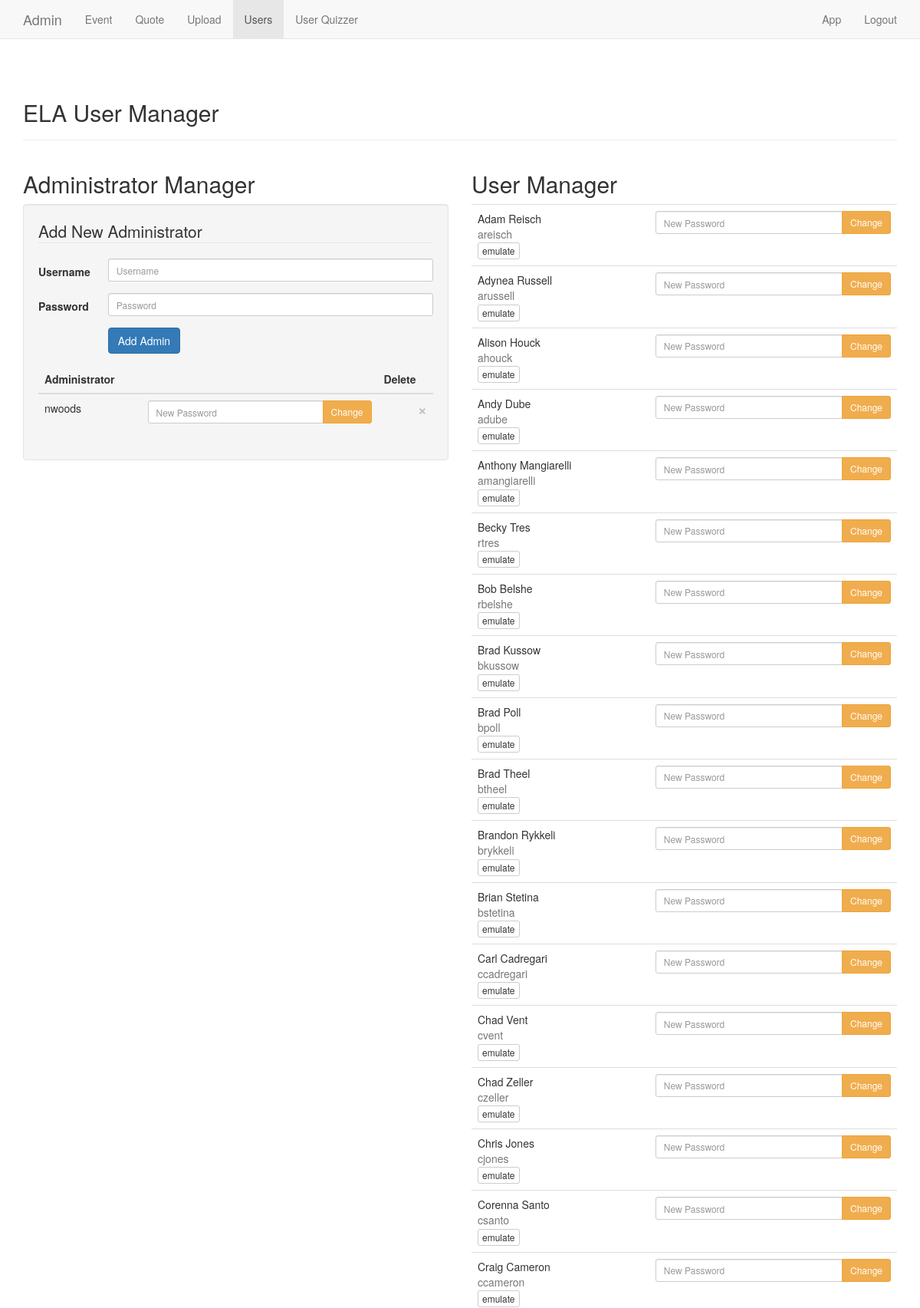
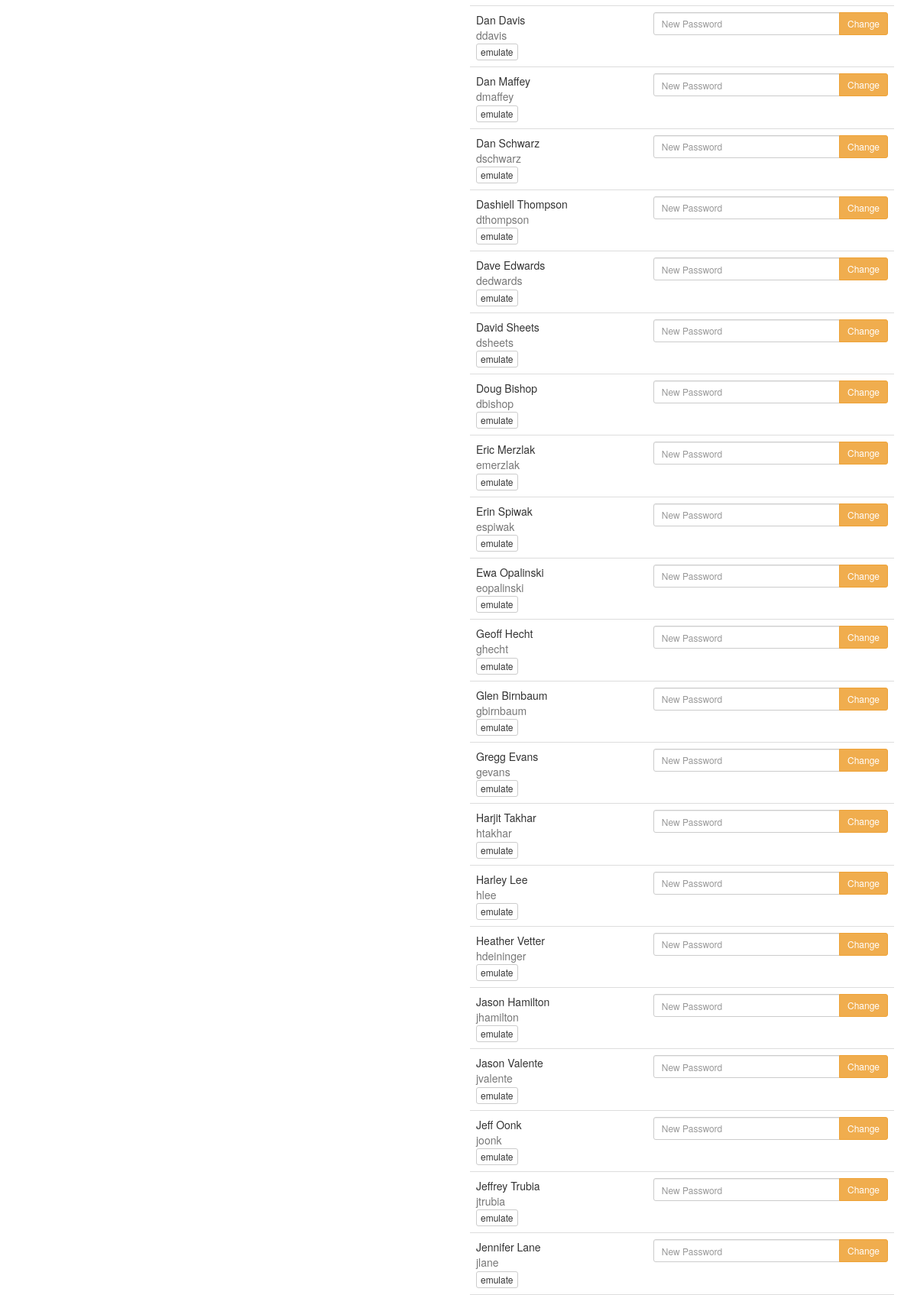
The app's page /admin/users.php (signed in, upper part) with its own data (2 pictures, top to bottom).
### tables this page shows
CREATE TABLE "user" (
'accountno' TEXT PRIMARY KEY NOT NULL,
'first' TEXT,
'last' TEXT,
'company' TEXT,
'title' TEXT,
'city' TEXT,
'state' TEXT,
'bio' TEXT,
'gradYear' TEXT,
'phone' TEXT,
'email' TEXT,
'user' TEXT,
'pass' TEXT
, 'img' TEXT);

### admin/admin.class.php (called while the page is built, shortened)
<?php
function to_path() { return realpath(implode(DIRECTORY_SEPARATOR, func_get_args())); }
class Admin {
	function __construct() {
		$this->db = new PDO('sqlite:' . to_path(__DIR__, '..', 'db.sqlite3'));
	}
	public function requiresAdmin($redirect = true) {
		$test = isset($_SESSION['admin']);
		return $test;
	}
	public function getUsers() {
		return $this->db->query("SELECT * FROM user ORDER BY first, last;")->fetchAll(PDO::FETCH_ASSOC);
	}
	public function getAdmins() {
		return $this->db->query("SELECT admin, user FROM admin;")->fetchAll( PDO::FETCH_ASSOC );
	}
}
$admin = new Admin();

### admin/users.php (the view, shortened to what this page needs)
<?php
	require_once('admin.class.php');
	$admin->requiresAdmin();
	$admins = $admin->getAdmins();
	$users = $admin->getUsers();
?>
<div class="page-header clearfix">
	<h2>ELA User Manager</h2>
</div>
<div class="row">
	<div class="col-md-6">
		<h2>Administrator Manager</h2>
		<div class="well">
			<form role="form" method="post" class="form-horizontal" action="users.php">
				<fieldset>
					<legend>Add New Administrator</legend>
					<div class="form-group">
						<label for="user" class="col-sm-2 control-label">Username</label>
						<div class="col-sm-10">
							<input type="text" class="form-control input-sm" id="user" placeholder="Username" name="user" required>
						</div>
					</div>
					<div class="form-group">
						<label for="pass" class="col-sm-2 control-label">Password</label>
						<div class="col-sm-10">
							<input type="password" class="form-control input-sm" id="pass" placeholder="Password" name="pass" required>
						</div>
					</div>
					<div class="form-group">
						<div class="col-sm-offset-2 col-sm-10">
							<button type="submit" class="btn btn-primary" name="action" value="add-admin">Add Admin</button>
						</div>
					</div>
				</fieldset>
			</form>
			<table class="table">
				<thead>
					<tr>
						<th>Administrator</th>
						<th></th>
						<th>Delete</td>
					</tr>
				</thead>
				<tbody>
					<?php foreach ($admins as $admin): ?>
						<tr>
							<td>
								<?php echo $admin['user']; ?>
							</td>
							<td>
								<form method="post" action="users.php">
									<div class="input-group">
										<input type="password" name="pass" placeholder="New Password" class="form-control input-sm" required>
										<span class="input-group-btn">
											<button type="submit" name="action" value="pw-admin" class="btn btn-warning btn-sm">Change</button>
										</span>
									</div>
								</form>
							</td>
							<td>
								<form method="post" action="users.php">
									<button type="submit" name="action" value="rem-admin" class="close" aria-hidden="true">&times;</button>
								</form>
							</td>
						</tr>
					<?php endforeach; ?>
				</tbody>
			</table>
		</div>
	</div>
	<div class="col-md-6">
		<h2>User Manager</h2>
		<table class="table">
			<tbody>
				<?php foreach ($users as $user): ?>
					<tr>
						<td>
							<?php echo $user['first'] . ' ' . $user['last']; ?><br/>
							<span class="text-muted"><?php echo $user['user']; ?></span>
							<form method="post" action="users.php">
								<input type="submit" name="action" value="emulate" class="btn btn-default btn-xs">
							</form>
						</td>
						<td>
							<form method="post" action="users.php">
								<div class="input-group">
									<input type="password" name="pass" placeholder="New Password" class="form-control input-sm" required>
									<span class="input-group-btn">
										<button type="submit" name="action" value="pw-user" class="btn btn-warning btn-sm">Change</button>
									</span>
								</div>
							</form>
						</td>
					</tr>
				<?php endforeach; ?>
			</tbody>
	</div>
</div>

### css.css (style rules this page uses)
html, body { height: 100%; }

### records on screen
user: first "Adam", last "Reisch", user "areisch"
user: first "Adynea", last "Russell", user "arussell"
user: first "Alison", last "Houck", user "ahouck"
user: first "Andy", last "Dube", user "adube"
user: first "Anthony", last "Mangiarelli", user "amangiarelli"
user: first "Becky", last "Tres", user "rtres"
user: first "Bob", last "Belshe", user "rbelshe"
user: first "Brad", last "Kussow", user "bkussow"
user: first "Brad", last "Poll", user "bpoll"
user: first "Brad", last "Theel", user "btheel"
user: first "Brandon", last "Rykkeli", user "brykkeli"
user: first "Brian", last "Stetina", user "bstetina"
user: first "Carl", last "Cadregari", user "ccadregari"
user: first "Chad", last "Vent", user "cvent"
user: first "Chad", last "Zeller", user "czeller"
user: first "Chris", last "Jones", user "cjones"
user: first "Corenna", last "Santo", user "csanto"
user: first "Craig", last "Cameron", user "ccameron"
user: first "Dan", last "Davis", user "ddavis"
user: first "Dan", last "Maffey", user "dmaffey"
user: first "Dan", last "Schwarz", user "dschwarz"
user: first "Dashiell", last "Thompson", user "dthompson"
user: first "Dave", last "Edwards", user "dedwards"
user: first "David", last "Sheets", user "dsheets"
user: first "Doug", last "Bishop", user "dbishop"
user: first "Eric", last "Merzlak", user "emerzlak"
user: first "Erin", last "Spiwak", user "espiwak"
user: first "Ewa", last "Opalinski", user "eopalinski"
user: first "Geoff", last "Hecht", user "ghecht"
user: first "Glen", last "Birnbaum", user "gbirnbaum"
user: first "Gregg", last "Evans", user "gevans"
user: first "Harjit", last "Takhar", user "htakhar"
user: first "Harley", last "Lee", user "hlee"
user: first "Heather", last "Vetter", user "hdeininger"
user: first "Jason", last "Hamilton", user "jhamilton"
user: first "Jason", last "Valente", user "jvalente"
user: first "Jeff", last "Oonk", user "joonk"
user: first "Jeffrey", last "Trubia", user "jtrubia"
user: first "Jennifer", last "Lane", user "jlane"

### other values on screen
$admin['user'] "nwoods"
